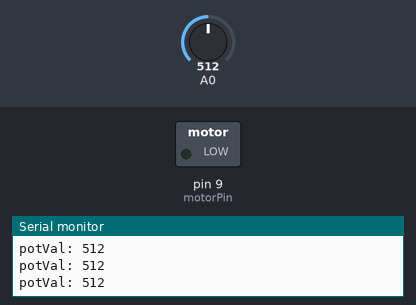
This sketch was run on a simulated Arduino Uno, built with avr-gcc and run on an emulated ATmega328P. On the bench: switched loads named in the sketch (green lamp = pin HIGH), the last lines printed to the serial monitor. The test bench sets the inputs (shaded band); at power-on: A0 = 512.

Above: at 1.2 s.
1.3 s: A0 set to 716
At 2.3 s:
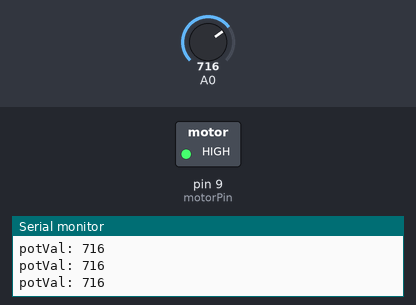
2.8 s: A0 set to 2
5.8 s: A0 set to 0
At 6.8 s:
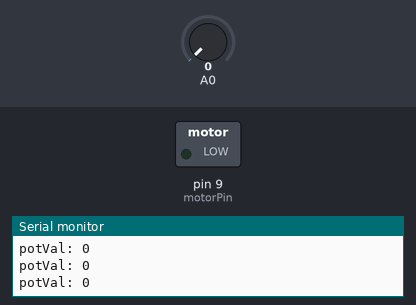
8.8 s: A0 set to 1023
At 9.1 s:
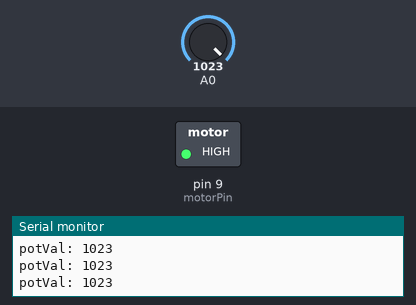
Timing chart, 0 to 11.3 s (numbered marks = the images above; inputs shaded):
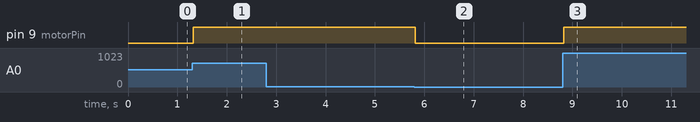

Measured:
- the behaviour switches between 1 and 0 on A0 (found by bisection; images 1 and 2)
- after the input at 1.3 s, pin 9 (motorPin): LOW → HIGH at once
- after the input at 5.8 s, pin 9 (motorPin): HIGH → LOW at once
- after the input at 8.8 s, pin 9 (motorPin): LOW → HIGH at once

The sketch:

Motorized_Pinwheel_w_Potentiometer.ino
```cpp
const int motorPin = 9;
int potVal;

void setup() {
  pinMode(motorPin, OUTPUT);
  Serial.begin(9600);
}

void loop() {
  potVal = analogRead(A0);
  Serial.print("potVal: ");
  Serial.print(potVal);
  Serial.println();

  digitalWrite(motorPin, potVal);

}
```
